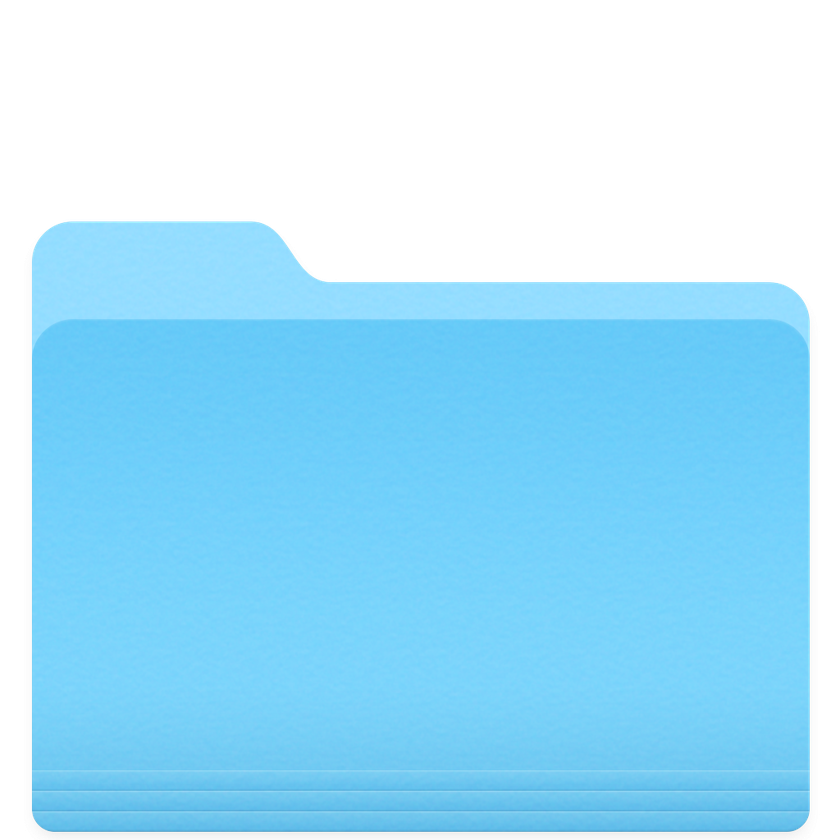
#> input picture folder_cover/folder_icon.png, 840 x 840 px, shrunk from 1024 x 1024 before the run
$ python set_as_folder_cover.py folder_icon.png
#> lines starting #> are read from the running program, lines starting #| are printed output that depends on the picture
#!/usr/bin/env python

import sys
import os
import subprocess
import tempfile
from PIL import Image, ImageOps, ImageChops
import numpy
import blend_modes


def is_image(path):
#> in get_cover, returned value is the input picture: PIL image 840x840 RGBA; mean R, G, B, A 86.3, 143.1, 168.6, 160.7
    _, extname = os.path.splitext(path)
    return extname.lower() in ['.png', '.jpg', '.jpeg']

def blend_cover(cover: Image.Image, folder: Image.Image, margin=80):
#> called with margin = 80
    dest_size = tuple((d - margin * 2 for d in folder.size))
#> dest_size = (680, 680)
    cover1 = ImageOps.pad(cover, dest_size, method=Image.BICUBIC)
    cover2 = ImageOps.expand(cover1, margin)
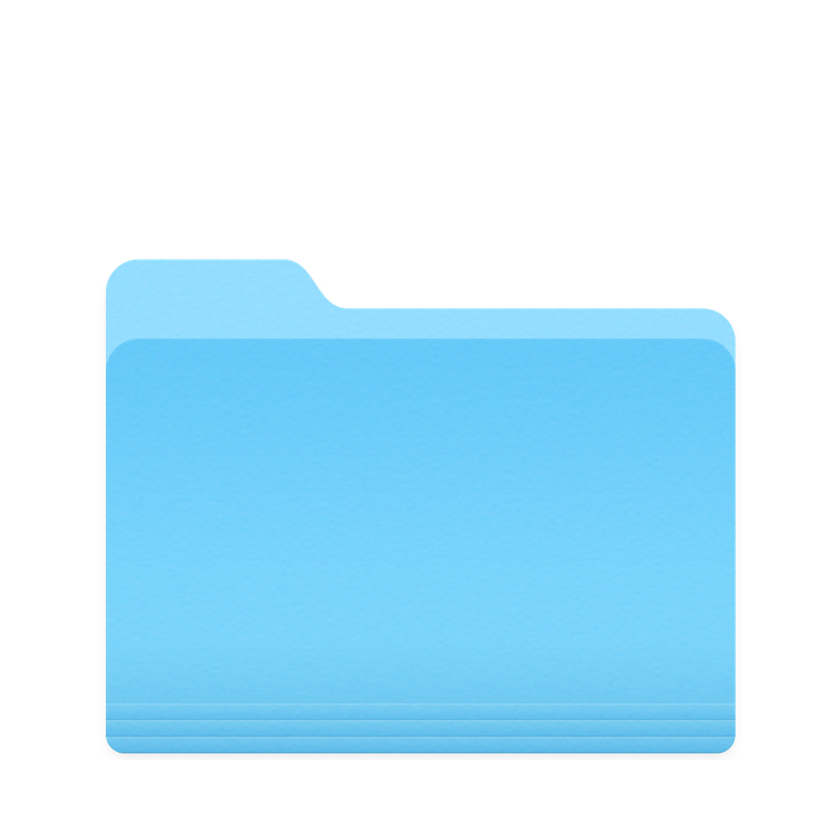
#> cover2: PIL image 840x840 RGBA; mean R, G, B, A 56.5, 93.7, 110.5, 105.3; transparent parts drawn white

    cover_float = numpy.array(cover2).astype(float)
    folder_float = numpy.array(folder).astype(float)
    blended_float = blend_modes.overlay(folder_float, cover_float, 1)
    blended_array = numpy.uint8(blended_float)
    blended_img = Image.fromarray(blended_array)

    # The transparent area isn't blended, so we manually paste the cover upon it
    cover3 = Image.new("RGBA", cover2.size)
    cover3.paste(cover2, mask=ImageChops.invert(blended_img))
    blended_img.alpha_composite(cover3)

    return blended_img

def get_cover(path, tempdir):
    if is_image(path):
        return Image.open(path)
    else:
        subprocess.run(["qlmanage", "-t", "-f", "8", path, "-o", tempdir], check=True)
        return Image.open(os.path.join(tempdir, os.path.basename(path) + ".png"))


def main():
    FOLDER_ICON_PATH = os.path.join(os.path.dirname(os.path.abspath(__file__)), "folder_icon.png")
    path = os.path.abspath(sys.argv[1])
    with tempfile.TemporaryDirectory() as tempdir:
        cover = get_cover(path, tempdir).convert("RGBA")
        folder_icon = Image.open(FOLDER_ICON_PATH)
        blended = blend_cover(cover, folder_icon)

        icon_path = os.path.join(tempdir, "icon.png")
        blended.save(icon_path)

        subprocess.run(["fileicon", "set", os.path.dirname(path), icon_path])

if __name__ == "__main__":
    main()
#> (the call stopped at in blend_cover, `blended_float = blend_modes.overlay(folder_float, cover_float, 1)`: blend_modes is not available in this run)

$ run again, with pdf_conversion/test/dir/page 1.jpg saved as folder_cover/folder_icon.png
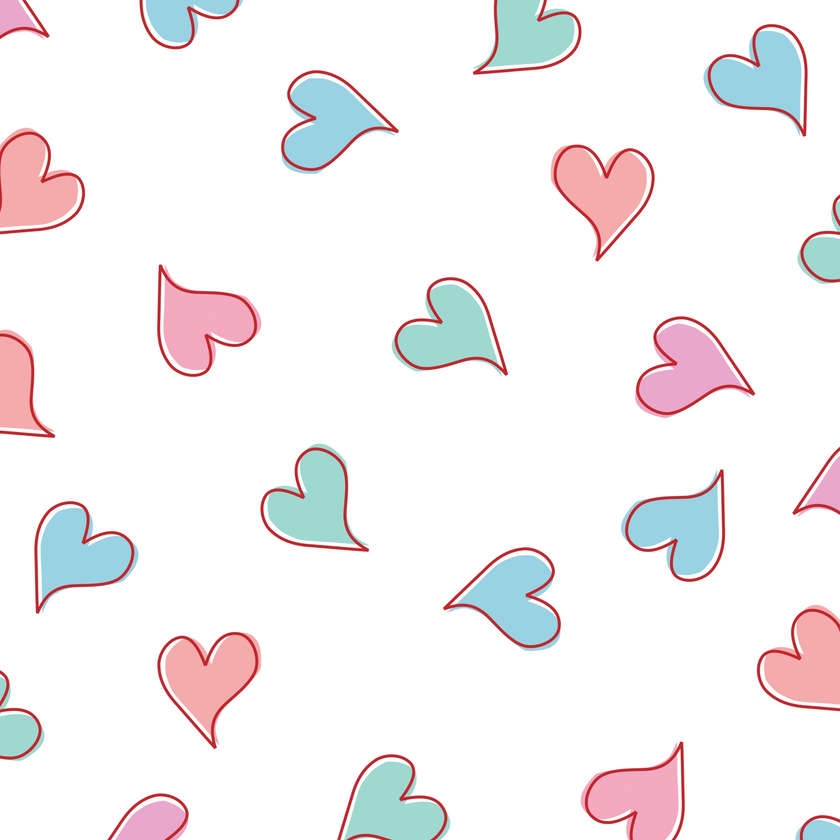
#> input picture pdf_conversion/test/dir/page 1.jpg, 840 x 840 px, shrunk from 1920 x 1920 before the run
#> in get_cover, returned value is the input picture: PIL image 840x840 RGB; mean R, G, B 244.6, 240.4, 241.9
#> in blend_cover, `cover2 = ImageOps.expand(cover1, margin)`:
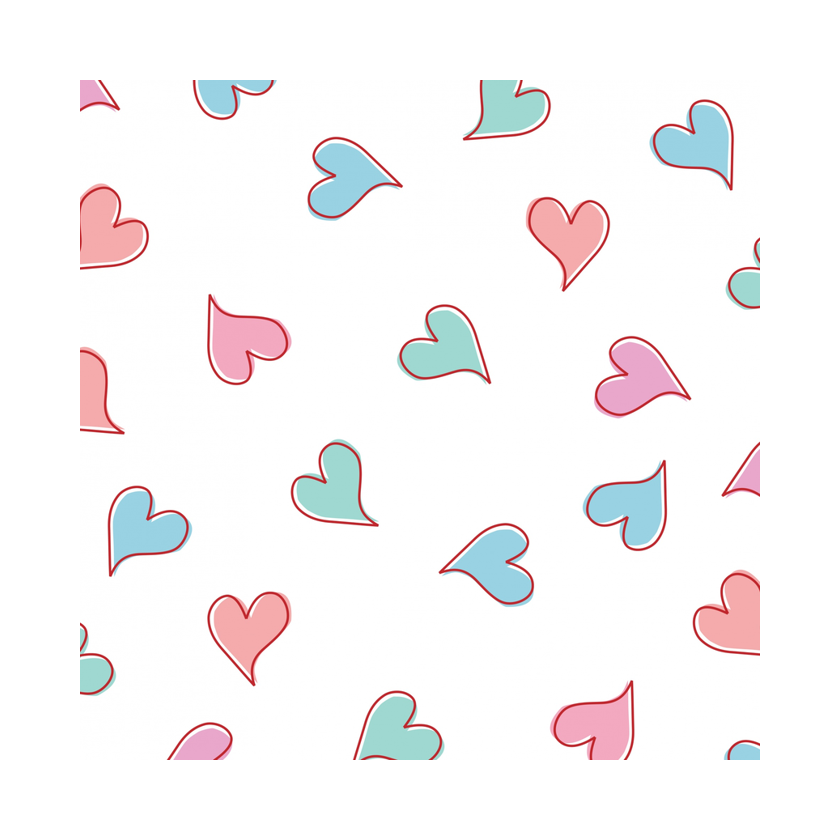
#> cover2: PIL image 840x840 RGBA; mean R, G, B, A 160.3, 157.5, 158.5, 167.1; transparent parts drawn white
